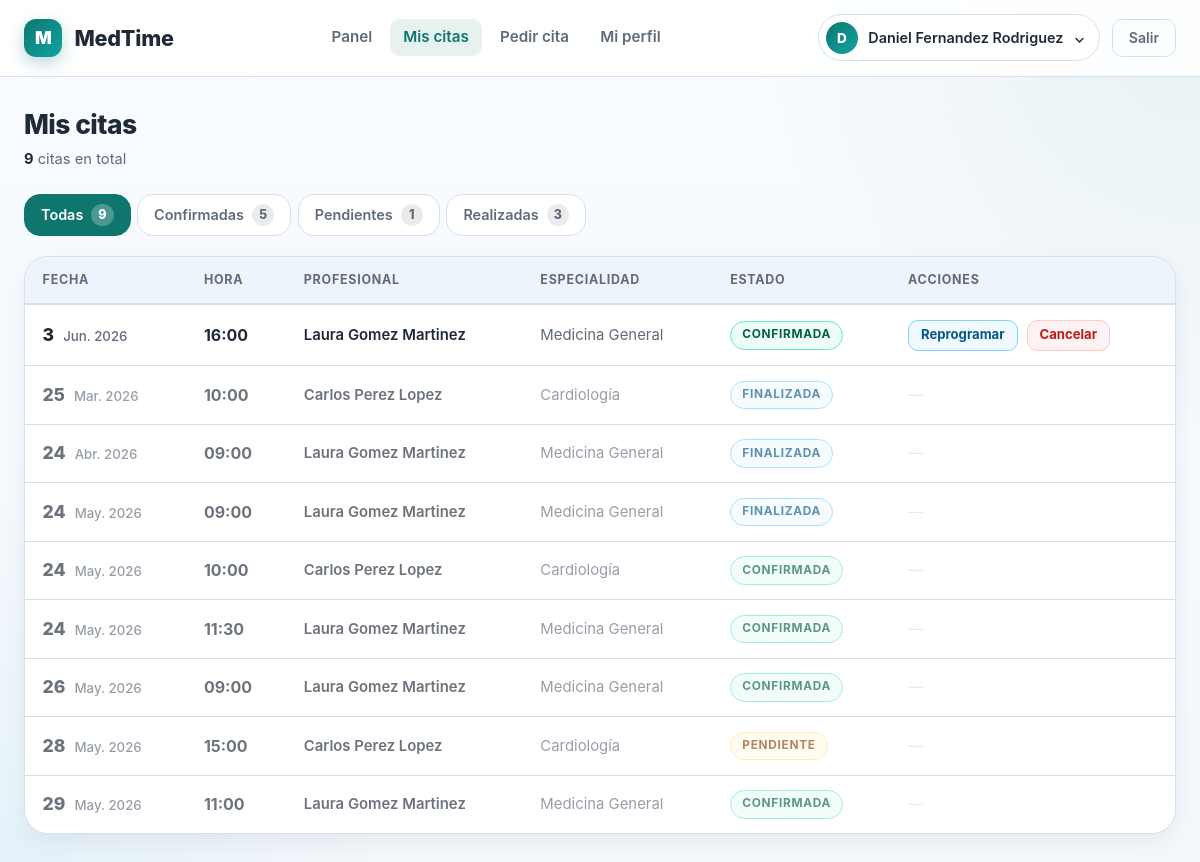
The page /index.php?controller=PacienteController&action=listCitas (signed in) on the database its author committed.
### tables this page shows
CREATE TABLE paciente (
    id_paciente BIGINT NOT NULL AUTO_INCREMENT,
    id_usuario BIGINT NOT NULL,
    dni VARCHAR(20) NOT NULL UNIQUE,
    fecha_nacimiento DATE NOT NULL,
    num_historial VARCHAR(30) NOT NULL UNIQUE,
    PRIMARY KEY (id_paciente),
    UNIQUE (id_usuario),
    CONSTRAINT fk_paciente_usuario
        FOREIGN KEY (id_usuario)
        REFERENCES usuario(id_usuario)
        ON DELETE CASCADE
);

CREATE TABLE usuario (
    id_usuario BIGINT NOT NULL AUTO_INCREMENT,
    nombre VARCHAR(100) NOT NULL,
    apellidos VARCHAR(150) NOT NULL,
    email VARCHAR(150) NOT NULL UNIQUE,
    telefono VARCHAR(20),
    contrasena_hash VARCHAR(255) NOT NULL,
    rol VARCHAR(20) NOT NULL,
    fecha_alta TIMESTAMP NOT NULL DEFAULT CURRENT_TIMESTAMP,
    activo BOOLEAN NOT NULL DEFAULT TRUE,
    PRIMARY KEY (id_usuario)
);

CREATE TABLE cita (
    id_cita BIGINT NOT NULL AUTO_INCREMENT,
    id_paciente BIGINT NOT NULL,
    id_profesional BIGINT NOT NULL,
    fecha_hora_programada DATETIME NOT NULL,
    fecha_hora_estimada DATETIME NULL,
    fecha_hora_real_inicio DATETIME NULL,
    fecha_hora_real_fin DATETIME NULL,
    estado VARCHAR(30) NOT NULL,
    observaciones TEXT,
    creada_en TIMESTAMP NOT NULL DEFAULT CURRENT_TIMESTAMP,
    PRIMARY KEY (id_cita),
    CONSTRAINT fk_cita_paciente
        FOREIGN KEY (id_paciente)
        REFERENCES paciente(id_paciente)
        ON DELETE CASCADE,
    CONSTRAINT fk_cita_profesional
        FOREIGN KEY (id_profesional)
        REFERENCES profesional(id_profesional)
        ON DELETE CASCADE
);

CREATE TABLE profesional (
    id_profesional BIGINT NOT NULL AUTO_INCREMENT,
    id_usuario BIGINT NOT NULL,
    especialidad VARCHAR(100) NOT NULL,
    num_colegiado VARCHAR(30) NOT NULL UNIQUE,
    duracion_media_consulta_min INT NOT NULL,
    disponible BOOLEAN NOT NULL DEFAULT TRUE,
    PRIMARY KEY (id_profesional),
    UNIQUE (id_usuario),
    CONSTRAINT fk_profesional_usuario
        FOREIGN KEY (id_usuario)
        REFERENCES usuario(id_usuario)
        ON DELETE CASCADE
);

### app/views/View.php (called while the page is built, shortened)
<?php
class View{
    public function showView(string $viewname, ?array $data = null){
        include_once VIEW_PATH."$viewname-view.php";
    }
}

### app/controllers/PacienteController.php (called while the page is built, shortened)
<?php
class PacienteController extends Controller
{
    public function listCitas(): void
    {
        $paciente = $this->getPacienteActual();
        $flash    = $this->consumeFlash();
        $estadosValidos = ['PENDIENTE', 'CONFIRMADA', 'FINALIZADA', 'CANCELADA'];
        $estadoFiltro   = $_GET['estado'] ?? null;
        if (!in_array($estadoFiltro, $estadosValidos, true)) {
            $estadoFiltro = null;
        }
        $todasLasCitas = CitaModel::getCitasByPacienteConProfesional($paciente->getIdPaciente());
        $conteos = [
            'PENDIENTE'  => count(array_filter($todasLasCitas, fn($c) => $c['estado'] === 'PENDIENTE')),
            'CONFIRMADA' => count(array_filter($todasLasCitas, fn($c) => $c['estado'] === 'CONFIRMADA')),
            'FINALIZADA' => count(array_filter($todasLasCitas, fn($c) => $c['estado'] === 'FINALIZADA')),
            'CANCELADA'  => count(array_filter($todasLasCitas, fn($c) => $c['estado'] === 'CANCELADA')),
        ];
        $citasFiltradas = $estadoFiltro !== null
            ? array_values(array_filter($todasLasCitas, fn($c) => $c['estado'] === $estadoFiltro))
            : $todasLasCitas;
        $this->vista->showView('paciente-citas', array_merge($flash, [
            'paciente'     => $paciente,
            'citas'        => $citasFiltradas,
            'estadoFiltro' => $estadoFiltro,
            'conteos'      => $conteos,
            'total'        => count($todasLasCitas),
        ]));
    }
    private function getPacienteActual()
    {
        $paciente = PacienteModel::getPacienteByIdUsuario($_SESSION['usuario']['id']);
        return $paciente;
    }
}

### app/index.php (called while the page is built, shortened)
<?php
$action         = $_GET['action']     ?? 'showLogin';
try {
    $objeto = new $controllerClass();
    $objeto->$action();
} catch (\Throwable $th) {
    error_log($th->getMessage());
    error_log($th->getTraceAsString());
    $errorController = new app\controllers\ErrorController();
    $errorController->pageNotFound();
}

### public/index.php (called while the page is built)
<?php
require_once __DIR__ . '/../app/index.php';

### app/models/PacienteModel.php (called while the page is built, shortened)
<?php
class PacienteModel extends Model
{
    public static function getPacienteByIdUsuario(int $idUsuario): ?PacienteVo
    {
        $sql = "SELECT p.id_paciente, u.nombre, u.apellidos, u.email, u.telefono, p.dni, p.fecha_nacimiento
                FROM paciente p
                INNER JOIN usuario u ON p.id_usuario = u.id_usuario
                WHERE p.id_usuario = :id_usuario";
        try {
            $db = self::getConnection();
            $stmt = $db->prepare($sql);
            $stmt->bindValue(':id_usuario', $idUsuario, PDO::PARAM_INT);
            $stmt->execute();
            $row = $stmt->fetch(PDO::FETCH_ASSOC);
        } catch (PDOException $th) {
            error_log("Error: " . $th->getMessage());
        } finally {
            $db = null;
        }
        return isset($row) && $row ? self::rowToVo($row) : null;
    }
    private static function rowToVo(array $row): PacienteVo
    {
        return new PacienteVo(
            (int) $row['id_paciente'],
            $row['nombre'],
            $row['apellidos'],
            $row['email'],
            $row['telefono'],
            $row['dni'],
            $row['fecha_nacimiento']
        );
    }
}

### app/models/CitaModel.php (called while the page is built, shortened)
<?php
class CitaModel extends Model
{
    private static function sqlConProfesional(): string
    {
        return "SELECT c.id_cita, c.id_paciente, c.id_profesional,
                       DATE(c.fecha_hora_programada)  AS fecha_cita,
                       TIME(c.fecha_hora_programada)  AS hora_cita,
                       c.fecha_hora_estimada,
                       c.estado,
                       c.observaciones,
                       u.nombre    AS profesional_nombre,
                       u.apellidos AS profesional_apellidos,
                       pr.especialidad
                FROM cita c
                INNER JOIN profesional pr ON c.id_profesional = pr.id_profesional
                INNER JOIN usuario     u  ON pr.id_usuario    = u.id_usuario";
    }
    public static function getCitasByPacienteConProfesional(int $idPaciente): array
    {
        $sql = self::sqlConProfesional() .
               " WHERE c.id_paciente = :id
                 ORDER BY
                   CASE WHEN c.fecha_hora_programada >= NOW() THEN 0 ELSE 1 END,
                   c.fecha_hora_programada ASC";
        $citas = [];
        try {
            $db   = self::getConnection();
            $stmt = $db->prepare($sql);
            $stmt->bindValue(':id', $idPaciente, PDO::PARAM_INT);
            $stmt->execute();
            $citas = $stmt->fetchAll(PDO::FETCH_ASSOC);
        } catch (PDOException $th) {
            error_log("Error: " . $th->getMessage());
        } finally {
            $db = null;
        }
        return $citas;
    }
}

### app/views/paciente-citas-view.php (the view, shortened to what this page needs)
<?php
$citas        = $data['citas']        ?? [];
$estadoFiltro = $data['estadoFiltro'] ?? null;
$conteos      = $data['conteos']      ?? [];
$total        = $data['total']        ?? 0;
$usuario = $_SESSION['usuario'];
$nombreCompleto = htmlspecialchars($usuario['nombre'] . ' ' . $usuario['apellidos']);
$meses = ['', 'Ene', 'Feb', 'Mar', 'Abr', 'May', 'Jun', 'Jul', 'Ago', 'Sep', 'Oct', 'Nov', 'Dic'];
?>
<!DOCTYPE html>
<html lang="es">
<head>
  <link rel="stylesheet" href="/assets/css/paciente.css">
  <link rel="stylesheet" href="/assets/css/modal.css">
</head>
<body>
  <header class="site-header">
    <div class="header-inner">
      <a class="brand" href="/index.php?controller=PacienteController&action=panel" aria-label="MedTime, ir al panel">
        <span class="brand-mark" aria-hidden="true">M</span>
        <span>MedTime</span>
      </a>
      <nav aria-label="Navegación principal">
        <ul class="nav-list">
          <li><a href="/index.php?controller=PacienteController&action=panel">Panel</a></li>
          <li><a href="/index.php?controller=PacienteController&action=listCitas" aria-current="page">Mis citas</a></li>
          <li><a href="/index.php?controller=PacienteController&action=nuevaCita">Pedir cita</a></li>
          <li><a href="/index.php?controller=PacienteController&action=perfil">Mi perfil</a></li>
        </ul>
      </nav>
      <div class="user-tools">
        <button class="profile-button" type="button" aria-label="Perfil de <?= $nombreCompleto ?>">
          <span class="avatar-initials" aria-hidden="true"><?= htmlspecialchars(mb_strtoupper(mb_substr($usuario['nombre'], 0, 1))) ?></span>
          <span><?= $nombreCompleto ?></span>
          <span aria-hidden="true">⌄</span>
        </button>
        <a class="btn-logout" href="/index.php?controller=AuthController&action=logout">Salir</a>
      </div>
    </div>
  </header>
  <main id="contenido-principal" class="page">
    <div class="page-head">
      <div>
        <h1 class="page-title">Mis citas</h1>
        <p class="page-subtitle"><strong><?= $total ?></strong> cita<?= $total !== 1 ? 's' : '' ?> en total</p>
      </div>
    </div>
    <div class="filter-tabs" role="tablist" aria-label="Filtrar por estado">
      <a class="filter-tab <?= $estadoFiltro === null ? 'filter-tab--active' : '' ?>"
         href="/index.php?controller=PacienteController&action=listCitas" role="tab">
        Todas <span class="filter-count"><?= $total ?></span>
      </a>
      <a class="filter-tab filter-tab--confirmada <?= $estadoFiltro === 'CONFIRMADA' ? 'filter-tab--active' : '' ?>"
         href="/index.php?controller=PacienteController&action=listCitas&estado=CONFIRMADA" role="tab">
        Confirmadas <span class="filter-count"><?= $conteos['CONFIRMADA'] ?? 0 ?></span>
      </a>
      <a class="filter-tab filter-tab--pendiente <?= $estadoFiltro === 'PENDIENTE' ? 'filter-tab--active' : '' ?>"
         href="/index.php?controller=PacienteController&action=listCitas&estado=PENDIENTE" role="tab">
        Pendientes <span class="filter-count"><?= $conteos['PENDIENTE'] ?? 0 ?></span>
      </a>
      <a class="filter-tab filter-tab--finalizada <?= $estadoFiltro === 'FINALIZADA' ? 'filter-tab--active' : '' ?>"
         href="/index.php?controller=PacienteController&action=listCitas&estado=FINALIZADA" role="tab">
        Realizadas <span class="filter-count"><?= $conteos['FINALIZADA'] ?? 0 ?></span>
      </a>
    </div>
    <div class="card table-card">
      <?php if (empty($citas)): ?>
        <p class="empty-state">No hay citas<?= $estadoFiltro ? ' con estado "' . htmlspecialchars($estadoFiltro) . '"' : '' ?>.</p>
      <?php else: ?>
        <div class="table-wrapper">
          <table class="citas-table" aria-label="Listado de citas">
            <thead>
              <tr>
                <th scope="col">Fecha</th>
                <th scope="col">Hora</th>
                <th scope="col">Profesional</th>
                <th scope="col">Especialidad</th>
                <th scope="col">Estado</th>
                <th scope="col">Acciones</th>
              </tr>
            </thead>
            <tbody>
              <?php foreach ($citas as $cita):
                $esPasada    = strtotime($cita['fecha_cita'] . ' ' . $cita['hora_cita']) < time();
                $cancelable  = !$esPasada && !in_array($cita['estado'], ['FINALIZADA', 'CANCELADA']);
                $tsRow = strtotime($cita['fecha_cita']);
              ?>
                <tr class="<?= $esPasada ? 'row-pasada' : '' ?>">
                  <td class="td-fecha">
                    <span class="fecha-dia"><?= date('j', $tsRow) ?></span>
                    <span class="fecha-mesanio"><?= $meses[(int)date('n', $tsRow)] ?>. <?= date('Y', $tsRow) ?></span>
                  </td>
                  <td class="td-hora"><?= substr($cita['hora_cita'], 0, 5) ?></td>
                  <td class="td-paciente"><?= htmlspecialchars($cita['profesional_nombre'] . ' ' . $cita['profesional_apellidos']) ?></td>
                  <td class="td-obs"><?= htmlspecialchars($cita['especialidad']) ?></td>
                  <td class="td-estado">
                    <span class="estado-badge estado-<?= strtolower($cita['estado']) ?>"><?= $cita['estado'] ?></span>
                  </td>
                  <td class="td-acciones">
                    <?php
                      $esHoy          = $cita['fecha_cita'] === date('Y-m-d');
                      $confirmable    = !$esPasada && $cita['estado'] === 'PENDIENTE' && $esHoy;
                      $reprogramable  = !$esPasada && !in_array($cita['estado'], ['FINALIZADA', 'CANCELADA', 'EN_CONSULTA']);
                    ?>
                    <?php if ($reprogramable): ?>
                      <a class="btn-table-edit"
                         href="/index.php?controller=PacienteController&action=mostrarReprogramar&id_cita=<?= (int)$cita['id_cita'] ?>">
                        Reprogramar
                      </a>
                    <?php endif; ?>
                    <?php if ($cancelable): ?>
                      <form method="POST" action="/index.php?controller=PacienteController&action=cancelarCita"
                            class="form-inline">
                        <button class="btn-table-danger" type="button"
                                onclick="if(window.confirm('¿Seguro que quieres cancelar esta cita?')) this.closest('form').submit()">
                          Cancelar
                        </button>
                      </form>
                    <?php elseif (!$confirmable): ?>
                      <span class="sin-obs">—</span>
                    <?php endif; ?>
                  </td>
                </tr>
              <?php endforeach; ?>
            </tbody>
          </table>
        </div>
      <?php endif; ?>
    </div>
  </main>
</body>
</html>

### rows shown on the page
paciente: id_usuario.nombre "D", id_usuario.apellidos "Daniel Fernandez Rodriguez"
cita: tsRow "3", tsRow "Jun", tsRow "2026", hora_cita "16:00", usuario.nombre+apellidos "Laura Gomez Martinez", id_profesional.especialidad "Medicina General", estado "CONFIRMADA"
cita: tsRow "25", tsRow "Mar", tsRow "2026", hora_cita "10:00", usuario.nombre+apellidos "Carlos Perez Lopez", id_profesional.especialidad "Cardiología", estado "FINALIZADA"
cita: tsRow "24", tsRow "Abr", tsRow "2026", hora_cita "09:00", usuario.nombre+apellidos "Laura Gomez Martinez", id_profesional.especialidad "Medicina General", estado "FINALIZADA"
cita: tsRow "24", tsRow "May", tsRow "2026", hora_cita "09:00", usuario.nombre+apellidos "Laura Gomez Martinez", id_profesional.especialidad "Medicina General", estado "FINALIZADA"
cita: tsRow "24", tsRow "May", tsRow "2026", hora_cita "10:00", usuario.nombre+apellidos "Carlos Perez Lopez", id_profesional.especialidad "Cardiología", estado "CONFIRMADA"
cita: tsRow "24", tsRow "May", tsRow "2026", hora_cita "11:30", usuario.nombre+apellidos "Laura Gomez Martinez", id_profesional.especialidad "Medicina General", estado "CONFIRMADA"
cita: tsRow "26", tsRow "May", tsRow "2026", hora_cita "09:00", usuario.nombre+apellidos "Laura Gomez Martinez", id_profesional.especialidad "Medicina General", estado "CONFIRMADA"
cita: tsRow "28", tsRow "May", tsRow "2026", hora_cita "15:00", usuario.nombre+apellidos "Carlos Perez Lopez", id_profesional.especialidad "Cardiología", estado "PENDIENTE"
cita: tsRow "29", tsRow "May", tsRow "2026", hora_cita "11:00", usuario.nombre+apellidos "Laura Gomez Martinez", id_profesional.especialidad "Medicina General", estado "CONFIRMADA"

### other values the page prints
$total "9"
$conteos['CONFIRMADA'] "5"
$conteos['PENDIENTE'] "1"
$conteos['FINALIZADA'] "3"
